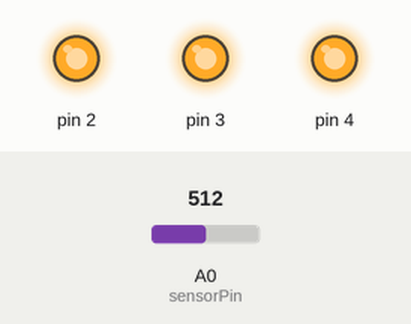
A sketch run on a simulated Arduino Uno, built with avr-gcc and run on an emulated ATmega328P. On the bench: output pins drawn as LEDs (lit = HIGH). Inputs (shaded band) come from the test bench; at power-on: A0 (sensorPin) = 512. What the sketch prints to the serial monitor is not drawn.

Above: at 1.2 s.
1.3 s: A0 (sensorPin) set to 322
4.3 s: A0 (sensorPin) set to 296
Timing chart, 0 to 7.3 s (numbered marks = the images above; inputs shaded):
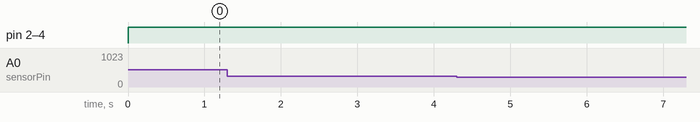

Measured:
- after the input at 1.3 s, every drawn part: stays the same
- after the input at 4.3 s, every drawn part: stays the same

The sketch:

Projet3_LoveOMeter.ino
```cpp
const int sensorPin = A0;
const float tempPref  = 20.0;
const float maxSensor = 1024.0;
const float maxVoltage= 5.0;
const float offset    = 0.5;
const int convTemp  = 100;

void setup(){
  Serial.begin(9600) ; // ouvrir un port serie
  // boucle sur tous les ports de sortie
  for (int Npin = 2; Npin < 5; Npin++){
    pinMode(Npin,OUTPUT);
    digitalWrite(Npin,LOW);
  }
}

void loop(){
  int sensorVal = analogRead(sensorPin);
  Serial.print("Valeur capteur: ");
  Serial.print(sensorVal);

  // convertir la valeur du capteur en tension
  float voltage = (sensorVal/maxSensor) * maxVoltage;
  Serial.print(", Tension: ");
  Serial.print(voltage);

  // convertir la tension en temperature
  float temperature = (voltage - offset) * convTemp;
  Serial.print(", Temperature: ");
  Serial.print(temperature);
  Serial.print(" \n");

  // LEDs
  if (temperature >= tempPref+6){
    for (int Npin = 2; Npin < 5; Npin++){
    digitalWrite(Npin,HIGH);
    }
  }
  else if(temperature < tempPref+6 && temperature >= tempPref+4){
    digitalWrite(2,HIGH);
    digitalWrite(3,HIGH);
    digitalWrite(4,LOW);
  }
  else if(temperature < tempPref+4 && temperature >= tempPref+2){
    digitalWrite(2,HIGH);
    digitalWrite(3,LOW);
    digitalWrite(4,LOW);
  }
  delay(1);
}
```
